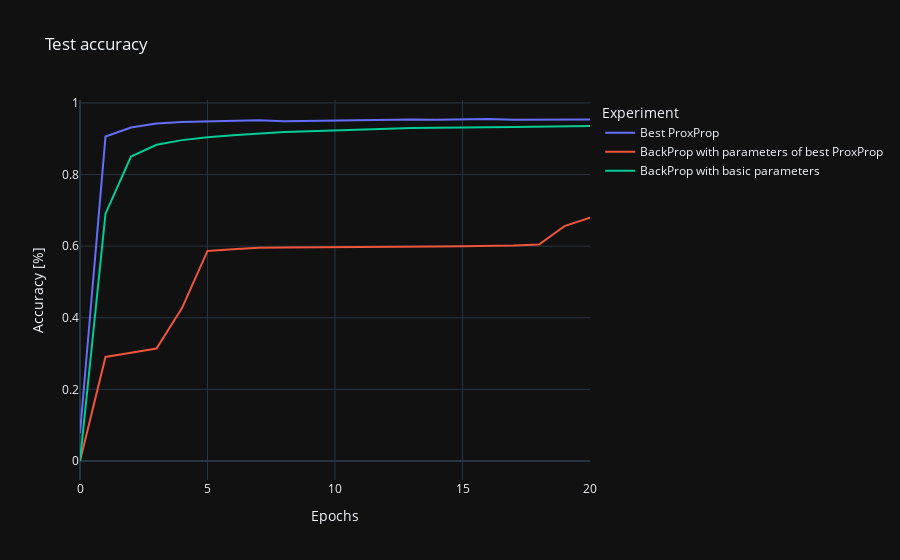
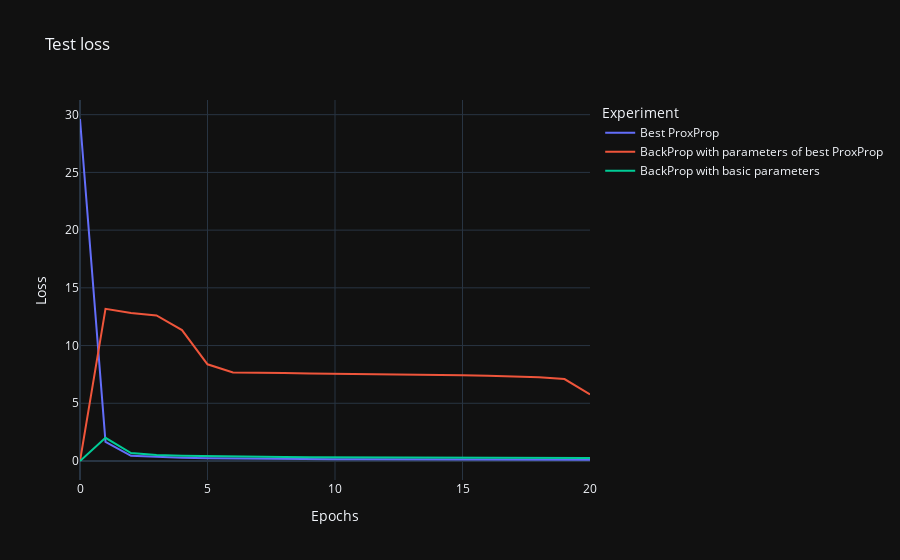

Notebook code for these charts, in order:
### Markdown cell above
# Training plots for the best training

### Code cell
visualize(['Compare'], names=["Best ProxProp", "BackProp with parameters of best ProxProp", "BackProp with basic parameters"])

### Figure 1 — Plotly figure (JSON) as saved in the notebook; plotly's stock layout.template omitted (floating-point values rounded to 4 significant figures)
{"data": [{"hovertemplate": "Experiment=Best ProxProp<br>Epochs=%{x}<br>Accuracy [%]=%{y}<extra></extra>", "legendgroup": "Best ProxProp", "line": {"color": "#636efa", "dash": "solid"}, "marker": {"symbol": "circle"}, "mode": "lines", "name": "Best ProxProp", "orientation": "v", "showlegend": true, "x": [0, 1, 2, 3, 4, 5, 6, 7, 8, 9, 10, 11, 12, 13, 14, 15, 16, 17, 18, 19, 20], "xaxis": "x", "y": [0.0777, 0.9064, 0.9315, 0.9424, 0.9466, 0.948, 0.9484, 0.9517, 0.9486, 0.95, 0.9508, 0.9512, 0.9528, 0.9539, 0.9531, 0.9537, 0.9551, 0.9531, 0.9537, 0.954, 0.954], "yaxis": "y", "type": "scatter"}, {"hovertemplate": "Experiment=BackProp with parameters of best ProxProp<br>Epochs=%{x}<br>Accuracy [%]=%{y}<extra></extra>", "legendgroup": "BackProp with parameters of best ProxProp", "line": {"color": "#EF553B", "dash": "solid"}, "marker": {"symbol": "circle"}, "mode": "lines", "name": "BackProp with parameters of best ProxProp", "orientation": "v", "showlegend": true, "x": [0, 1, 2, 3, 4, 5, 6, 7, 8, 9, 10, 11, 12, 13, 14, 15, 16, 17, 18, 19, 20], "xaxis": "x", "y": [0.0, 0.2907, 0.302, 0.314, 0.4271, 0.5867, 0.5916, 0.5952, 0.5961, 0.5965, 0.5962, 0.5968, 0.5967, 0.5974, 0.5987, 0.6, 0.6008, 0.6018, 0.6046, 0.6559, 0.6798], "yaxis": "y", "type": "scatter"}, {"hovertemplate": "Experiment=BackProp with basic parameters<br>Epochs=%{x}<br>Accuracy [%]=%{y}<extra></extra>", "legendgroup": "BackProp with basic parameters", "line": {"color": "#00cc96", "dash": "solid"}, "marker": {"symbol": "circle"}, "mode": "lines", "name": "BackProp with basic parameters", "orientation": "v", "showlegend": true, "x": [0, 1, 2, 3, 4, 5, 6, 7, 8, 9, 10, 11, 12, 13, 14, 15, 16, 17, 18, 19, 20], "xaxis": "x", "y": [0.0, 0.6907, 0.8502, 0.8832, 0.8961, 0.904, 0.9095, 0.9147, 0.9189, 0.9209, 0.9234, 0.9257, 0.9275, 0.9298, 0.9305, 0.932, 0.9324, 0.9328, 0.934, 0.935, 0.9359], "yaxis": "y", "type": "scatter"}], "layout": {"xaxis": {"anchor": "y", "domain": [0.0, 1.0], "title": {"text": "Epochs"}}, "yaxis": {"anchor": "x", "domain": [0.0, 1.0], "title": {"text": "Accuracy [%]"}}, "legend": {"title": {"text": "Experiment"}, "tracegroupgap": 0}, "title": {"text": "Test accuracy"}}}

### Figure 2 — Plotly figure (JSON) as saved in the notebook; plotly's stock layout.template omitted (floating-point values rounded to 4 significant figures)
{"data": [{"hovertemplate": "Experiment=Best ProxProp<br>Epochs=%{x}<br>Loss=%{y}<extra></extra>", "legendgroup": "Best ProxProp", "line": {"color": "#636efa", "dash": "solid"}, "marker": {"symbol": "circle"}, "mode": "lines", "name": "Best ProxProp", "orientation": "v", "showlegend": true, "x": [0, 1, 2, 3, 4, 5, 6, 7, 8, 9, 10, 11, 12, 13, 14, 15, 16, 17, 18, 19, 20], "xaxis": "x", "y": [29.63, 1.662, 0.4464, 0.3405, 0.2762, 0.24, 0.2119, 0.192, 0.1758, 0.1644, 0.1522, 0.1423, 0.1338, 0.1252, 0.1201, 0.1158, 0.1127, 0.1099, 0.108, 0.1065, 0.1054], "yaxis": "y", "type": "scatter"}, {"hovertemplate": "Experiment=BackProp with parameters of best ProxProp<br>Epochs=%{x}<br>Loss=%{y}<extra></extra>", "legendgroup": "BackProp with parameters of best ProxProp", "line": {"color": "#EF553B", "dash": "solid"}, "marker": {"symbol": "circle"}, "mode": "lines", "name": "BackProp with parameters of best ProxProp", "orientation": "v", "showlegend": true, "x": [0, 1, 2, 3, 4, 5, 6, 7, 8, 9, 10, 11, 12, 13, 14, 15, 16, 17, 18, 19, 20], "xaxis": "x", "y": [0.0, 13.18, 12.82, 12.61, 11.34, 8.376, 7.674, 7.62, 7.626, 7.584, 7.568, 7.54, 7.504, 7.471, 7.44, 7.421, 7.388, 7.33, 7.264, 7.098, 5.76], "yaxis": "y", "type": "scatter"}, {"hovertemplate": "Experiment=BackProp with basic parameters<br>Epochs=%{x}<br>Loss=%{y}<extra></extra>", "legendgroup": "BackProp with basic parameters", "line": {"color": "#00cc96", "dash": "solid"}, "marker": {"symbol": "circle"}, "mode": "lines", "name": "BackProp with basic parameters", "orientation": "v", "showlegend": true, "x": [0, 1, 2, 3, 4, 5, 6, 7, 8, 9, 10, 11, 12, 13, 14, 15, 16, 17, 18, 19, 20], "xaxis": "x", "y": [0.0, 2.011, 0.6889, 0.5203, 0.4513, 0.4092, 0.3809, 0.36, 0.3434, 0.3296, 0.3174, 0.3066, 0.2971, 0.2891, 0.2823, 0.2762, 0.2706, 0.2654, 0.2604, 0.2558, 0.2516], "yaxis": "y", "type": "scatter"}], "layout": {"xaxis": {"anchor": "y", "domain": [0.0, 1.0], "title": {"text": "Epochs"}}, "yaxis": {"anchor": "x", "domain": [0.0, 1.0], "title": {"text": "Loss"}}, "legend": {"title": {"text": "Experiment"}, "tracegroupgap": 0}, "title": {"text": "Test loss"}}}
